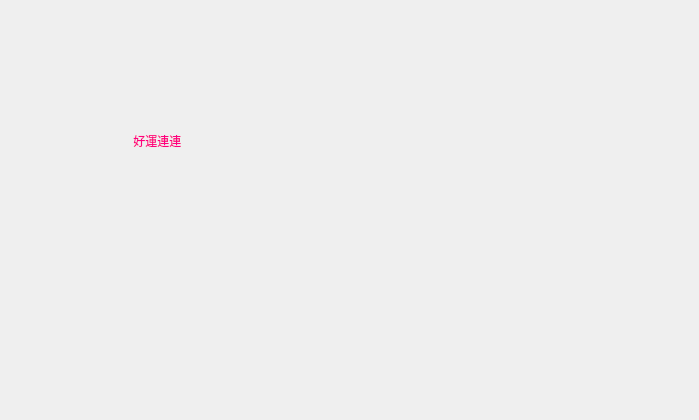
<?xml version="1.0" encoding="UTF-8"?>
<ui version="4.0">
 <class>Widget</class>
 <widget class="QWidget" name="Widget">
  <property name="geometry">
   <rect>
    <x>0</x>
    <y>0</y>
    <width>699</width>
    <height>420</height>
   </rect>
  </property>
  <property name="windowTitle">
   <string>Widget</string>
  </property>
  <widget class="QLabel" name="label">
   <property name="geometry">
    <rect>
     <x>130</x>
     <y>100</y>
     <width>271</width>
     <height>81</height>
    </rect>
   </property>
   <property name="styleSheet">
    <string notr="true">font: 20pt &quot;AcadEref&quot;;
color: rgb(255, 0, 127);</string>
   </property>
   <property name="text">
    <string> 好運連連</string>
   </property>
  </widget>
 </widget>
 <layoutdefault spacing="6" margin="11"/>
 <resources/>
 <connections/>
</ui>
